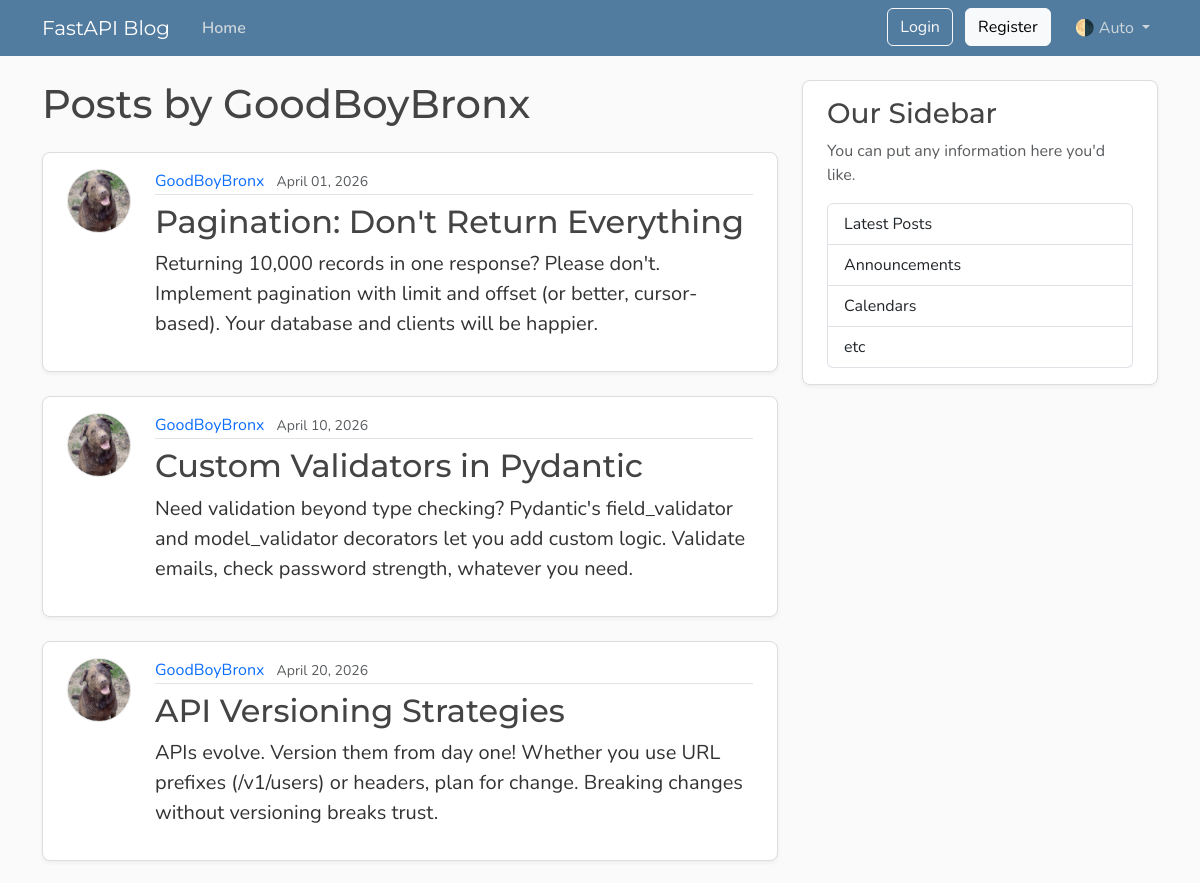
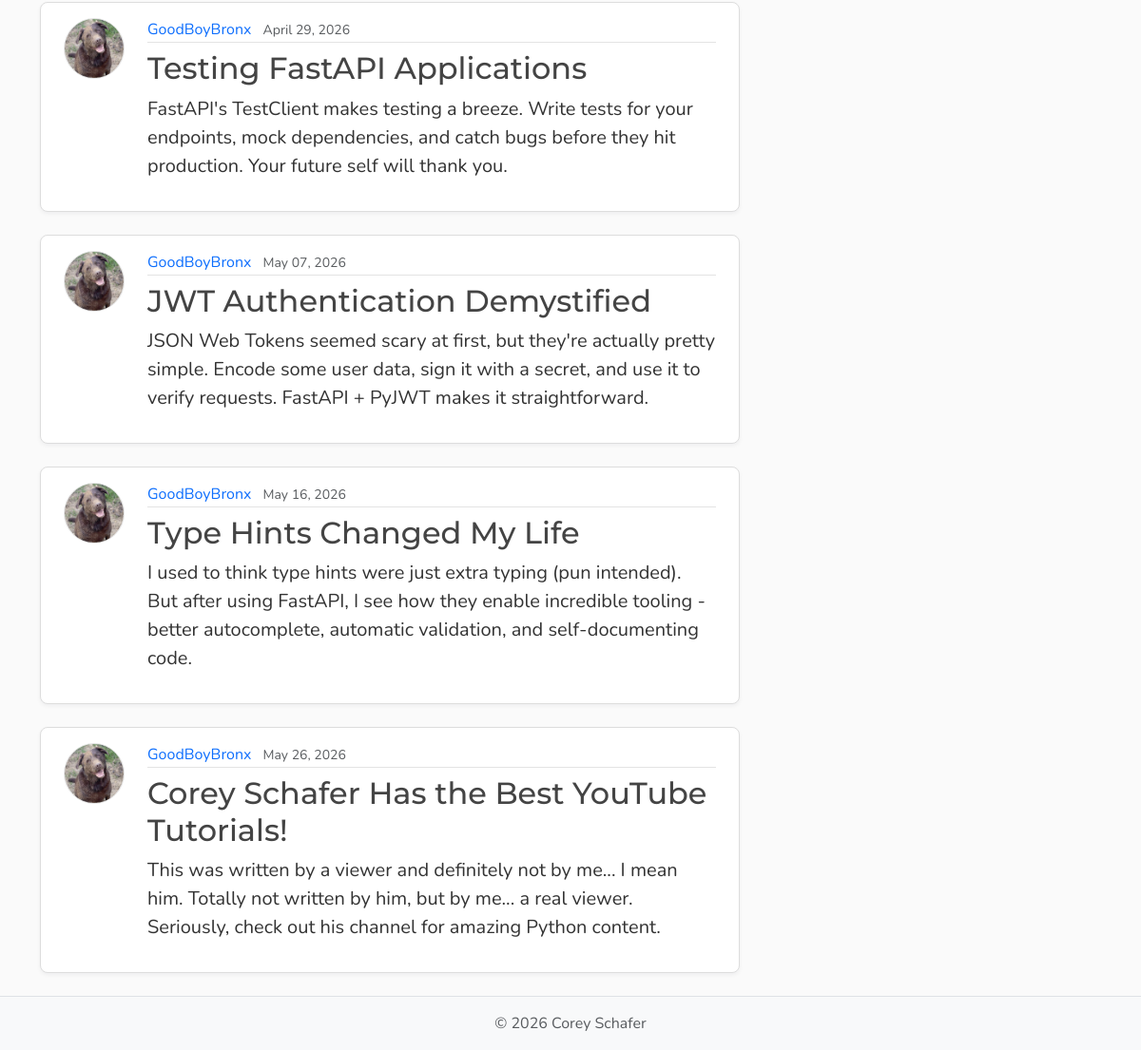
Page /users/6/posts on the committed database (2 pictures, top to bottom).
### models.py (models this page shows, shortened)
class UserBase(SQLModel):
    username: Annotated[str, SQLModelField(min_length=1, max_length=50, unique=True, nullable=False)]
    image_file: Annotated[str | None, SQLModelField(max_length=200, nullable=True, default=None)] = None

class User(UserBase, table=True):
    __tablename__ = "users" # type: ignore
    id: Annotated[int | None, SQLModelField(default=None, primary_key=True, index=True)] = None
    email: Annotated[EmailStr, SQLModelField(max_length=120, unique=True, nullable=False)]
    password_hash: Annotated[str, SQLModelField(max_length=200, nullable=False)]
    posts: Mapped[list["Post"]] = Relationship(
        sa_relationship=relationship("Post", back_populates="author", cascade="all, delete-orphan"))

class PostBase(SQLModel):
    title: Annotated[str, SQLModelField(min_length=1, max_length=100, index=True)]
    content: Annotated[str, SQLModelField(min_length=1)]

class Post(PostBase, table=True):
    __tablename__ = "posts" # type: ignore
    id: Annotated[int | None, SQLModelField(default=None, primary_key=True)] = None
    date_posted: Annotated[datetime, SQLModelField(
        sa_column=Column(DateTime(timezone=True)),
        default_factory=lambda: datetime.now(tz=timezone.utc))]
    user_id: Annotated[int, SQLModelField(foreign_key="users.id", nullable=False, index=True)]
    author: Mapped[User | None] = Relationship(
        sa_relationship=relationship("User", back_populates="posts"))

### main.py (the view)
@app.get("/users/{user_id}/posts", include_in_schema=False, name="user_posts")
async def user_posts_page(
    request: Request,
    user_id: int,
    db: Annotated[AsyncSession, Depends(models.get_db)],
):
    result = await db.execute(select(models.User).where(col(models.User.id) == user_id))
    user = result.scalars().first()
    if not user:
        raise HTTPException(
            status_code=status.HTTP_404_NOT_FOUND,
            detail="User not found",
        )
    results = await db.execute(select(models.Post).options(selectinload(models.Post.author)).where(col(models.Post.user_id) == user_id))
    posts = results.scalars().all()
    return templates.TemplateResponse(
        request,
        "user_posts.html",
        {"posts": posts, "user": user, "title": f"{user.username}'s Posts"},
    )

### templates/user_posts.html
{% extends "layout.html" %}
{% block content %}
  <h1 class="mb-4">Posts by {{ user.username }}</h1>
  {% for post in posts %}
    <article class="content-section py-3 px-4 mb-4">
      <div class="d-flex align-items-start gap-4">
        <img class="rounded-circle article-img flex-shrink-0"
             src="{{ post.author.image_path }}"
             alt="{{ post.author.username }}'s profile picture"
             width="64"
             height="64"
             loading="lazy">
        <div class="flex-grow-1">
          <div class="article-metadata mb-2">
            <a class="me-2"
               href="{{ url_for('user_posts', user_id=post.author.id) }}">{{ post.author.username }}</a>
            <small class="text-body-secondary">{{ post.date_posted.strftime("%B %d, %Y") }}</small>
          </div>
          <h2>
            <a class="article-title"
               href="{{ url_for('post_page', post_id=post.id) }}">{{ post.title }}</a>
          </h2>
          <p class="article-content">{{ post.content }}</p>
        </div>
      </div>
    </article>
  {% else %}
    <p class="text-body-secondary">No posts by this user yet.</p>
  {% endfor %}
{% endblock content %}

### static/css/main.css (style rules this page uses)
:root { --font-heading: "Montserrat", system-ui, -apple-system, BlinkMacSystemFont, sans-serif; --font-body: "Nunito", system-ui, -apple-system, BlinkMacSystemFont, sans-serif; --color-bg-body: #fafafa; --color-bg-content: #ffffff; --color-text-primary: #333333; --color-text-heading: #444444; --color-steel: #527c9f; --color-nav-link: #cbd5db; --color-nav-link-hover: #ffffff; --color-link-hover: #428bca; --color-border: #dddddd; --color-border-light: #e3e3e3; --spacing-xl: 5rem; --article-img-size: 4rem; --account-img-size: 7.813rem; }
body { font-family: var(--font-body); background: var(--color-bg-body); color: var(--color-text-primary); }
h1, h2, h3, h4, h5, h6 { font-family: var(--font-heading); color: var(--color-text-heading); }
a { text-decoration: none; }
.content-section { background: var(--color-bg-content); border: 1px solid var(--color-border); border-radius: 0.5rem; box-shadow: 0 2px 4px rgba(15, 23, 42, 0.05); transition: box-shadow 0.15s ease, transform 0.15s ease, border-color 0.15s ease; }
.article-title { color: var(--color-text-heading); transition: color 0.2s ease-in-out; }
.article-content { white-space: pre-line; font-size: 1.25rem; }
.article-img { height: var(--article-img-size); width: var(--article-img-size); flex-shrink: 0; object-fit: cover; border: 1px solid var(--color-border-light); box-shadow: 0 0 0 2px var(--color-bg-content); }
.article-metadata { padding-bottom: 0.063rem; border-bottom: 1px solid var(--color-border-light); }
.article-metadata a { transition: color 0.2s ease-in-out; }

### rows in the picture
User: username "GoodBoyBronx"
Post: author.image_path (picture), author.username "GoodBoyBronx", date_posted "April 01, 2026", title "Pagination: Don't Return Everything", content "Returning 10,000 records in one response? Please don't. Implement pagination with limit and offset (or better, cursor-based). Your database and clients will be happier."
Post: author.image_path (picture), author.username "GoodBoyBronx", date_posted "April 10, 2026", title "Custom Validators in Pydantic", content "Need validation beyond type checking? Pydantic's field_validator and model_validator decorators let you add custom logic. Validate emails, check password strength, whatever you need."
Post: author.image_path (picture), author.username "GoodBoyBronx", date_posted "April 20, 2026", title "API Versioning Strategies", content "APIs evolve. Version them from day one! Whether you use URL prefixes (/v1/users) or headers, plan for change. Breaking changes without versioning breaks trust."
Post: author.image_path (picture), author.username "GoodBoyBronx", date_posted "April 29, 2026", title "Testing FastAPI Applications", content "FastAPI's TestClient makes testing a breeze. Write tests for your endpoints, mock dependencies, and catch bugs before they hit production. Your future self will thank you."
Post: author.image_path (picture), author.username "GoodBoyBronx", date_posted "May 07, 2026", title "JWT Authentication Demystified", content "JSON Web Tokens seemed scary at first, but they're actually pretty simple. Encode some user data, sign it with a secret, and use it to verify requests. FastAPI + PyJWT makes it straightforward."
Post: author.image_path (picture), author.username "GoodBoyBronx", date_posted "May 16, 2026", title "Type Hints Changed My Life", content "I used to think type hints were just extra typing (pun intended). But after using FastAPI, I see how they enable incredible tooling - better autocomplete, automatic validation, and self-documenting code."
Post: author.image_path (picture), author.username "GoodBoyBronx", date_posted "May 26, 2026", title "Corey Schafer Has the Best YouTube Tutorials!", content "This was written by a viewer and definitely not by me... I mean him. Totally not written by him, but by me... a real viewer. Seriously, check out his channel for amazing Python content."
